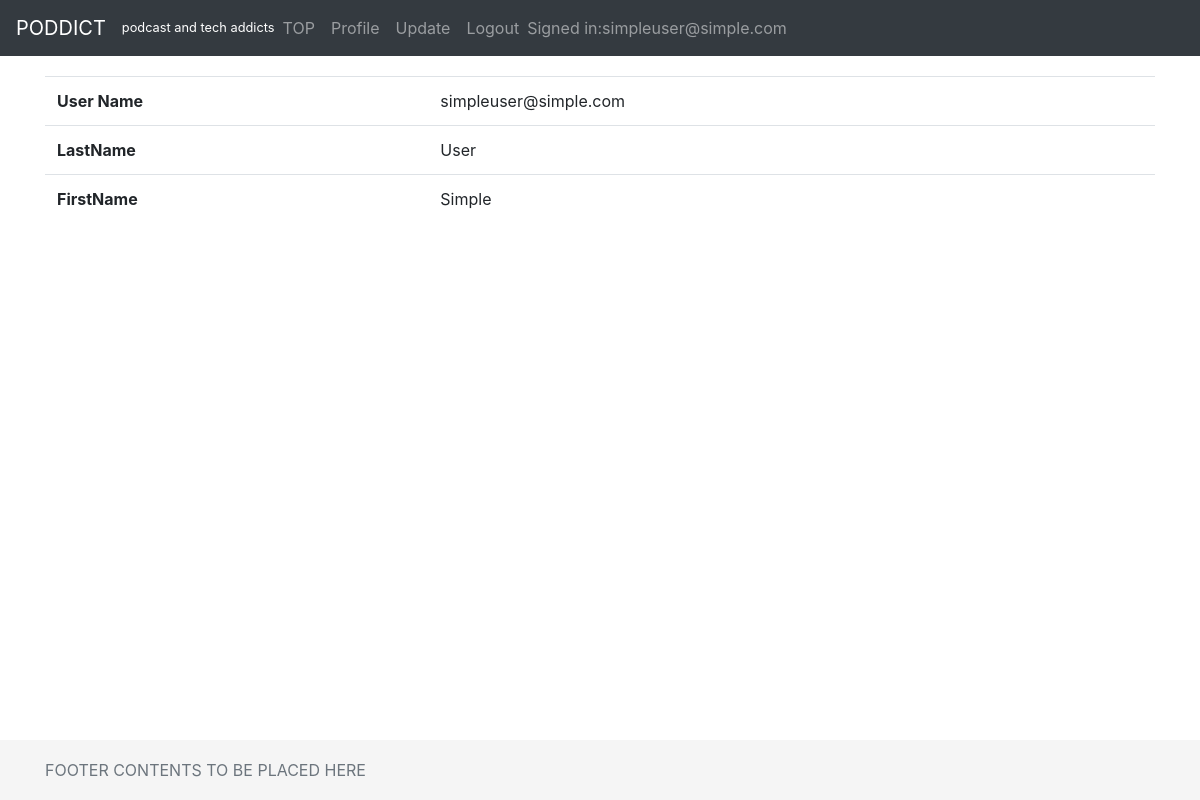
The app's page /register/user_detail/3/ (signed in) with its own data.
### register/models.py (models this page shows, shortened)
    class User(AbstractBaseUser, PermissionsMixin):
        email = models.EmailField(_('email address'),unique=True)
        first_name = models.CharField(_('first name'),max_length=30,blank=True)
        last_name = models.CharField(_('last name'),max_length=150,blank=True)
        is_staff = models.BooleanField(
            _('staff status'),
            default=False,
            help_text=_(
                'Designates whether the user can log into this admin site.'),
        )
        is_active = models.BooleanField(
            _('active'),
            default=True,
            help_text=_(
                'Designates wheter this user should be treated as active.'
                'Unselect this instead of deleting accounts.'
            ),
        )
        date_joined = models.DateTimeField(_('date joined'),default=timezone.now)
        objects = UserManager()
        EMAIL_FIELD = 'email'
        USERNAME_FIELD = 'email'
        REQUIRED_FIELDS = []
        class Meta:
            verbose_name = _('user')
            verbose_name_plural = _('users')
        @property
        def username(self):
            return self.email

### register/views.py (the view)
# urls.py: path('user_detail/<int:pk>/', views.UserDetail.as_view(), name='user_detail'),
class UserDetail(OnlyYouMixin, generic.DetailView):
    model = User
    template_name = 'register/user_detail.html'

### register/views.py (called while the page is built)
    def test_func(self):
        user = self.request.user
        return user.pk == self.kwargs['pk'] or user.is_superuser

### templates/register/user_detail.html (shortened to what this page needs)
{% extends "base.html" %}
{% block contents %}
<table class="table">
    <tbody>
      <tr>
        <th>User Name</th>
        <td>{{ user.username }}</td>
      </tr>
      <tr>
        <th>LastName</th>
        <td>{{ user.last_name }}</td>
      </tr>
      <tr>
        <th>FirstName</th>
        <td>{{ user.first_name }}</td>
      </tr>
    </tbody>
</table>
{% endblock %}

### pdblog/templates/base.html (shortened to what this page needs)
{% load staticfiles %}
<!doctype html>
<html lang="en">
  <head>
    <link href="{% static 'css/sticky-footer-navbar.css' %}" rel="stylesheet">
    <link href="{% static 'css/pd_bootstrap.css' %}" rel="stylesheet">
</head>
  <body>
    <header>
      <nav class="navbar navbar-expand-md navbar-dark fixed-top bg-dark">
        <a class="navbar-brand" href="{% url 'pdblog:article_list' %}">PODDICT</a>
        <small style="Color:white">podcast and tech addicts</small>
        <div class="collapse navbar-collapse" id="navbarCollapse">
          <ul class="navbar-nav mr-auto">
            <li class="nav-item {% block nav_activate %}{% endblock %}">
              <a class="nav-link" href="{% url 'pdblog:article_list' %}">TOP<span class="sr-only">(current)</span></a></li>
            {% if user.is_authenticated %}
            <li><a class="nav-item nav-link" href="{% url 'register:user_detail' user.pk %}">Profile</a></li>
            <li><a class="nav-item nav-link" href="{% url 'register:user_update' user.pk %}">Update</a></li>
            <li><a class="nav-item nav-link" href="{% url 'register:logout' %}">Logout</a></li>
            <li class="navbar-text">Signed in:{{ user }}</li>
            {% else %}
            <li class="nav-item"><a class="nav-item nav-link" href="{% url 'register:login' %}">
              Login.
              </a>
            </li>
            {% endif %}
          </ul>
        </div>
      </nav>
    </header>
    <main role="main" class="container mt-3">
        {% block contents %}{% endblock %}
    </main>
    <footer class="footer">
      <div class="container">
        <span class="text-muted"> FOOTER CONTENTS TO BE PLACED HERE </span>
      </div>
    </footer>
 </body>
</html>

### static/css/sticky-footer-navbar.css (style rules this page uses)
html { position: relative; min-height: 100%; }
.footer { position: absolute; bottom: 0; width: 100%; height: 60px; line-height: 60px; background-color: #f5f5f5; }
body > .container { padding: 60px 15px 0; }
.footer > .container { padding-right: 15px; padding-left: 15px; }

### records on screen
User: email "simpleuser@simple.com", username "simpleuser@simple.com", last_name "User", first_name "Simple"
